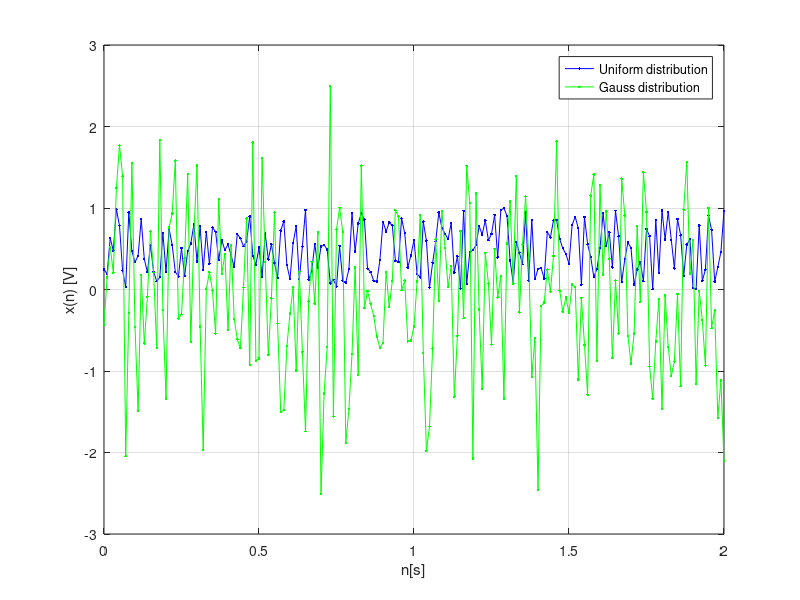

This chart was generated by the following MATLAB code:
clear 
clc

n=(0:0.01:2); %[s]
x1=rand(size(n));    #U(0,1)  Uniform distribution
x2=randn(size(n));   #N(0,1)  Gauss distribution
plot(n,x1,'.-b',n,x2,'.-g');
legend("Uniform distribution","Gauss distribution");
grid on;
xlabel('n[s]');
ylabel('x(n) [V]');
